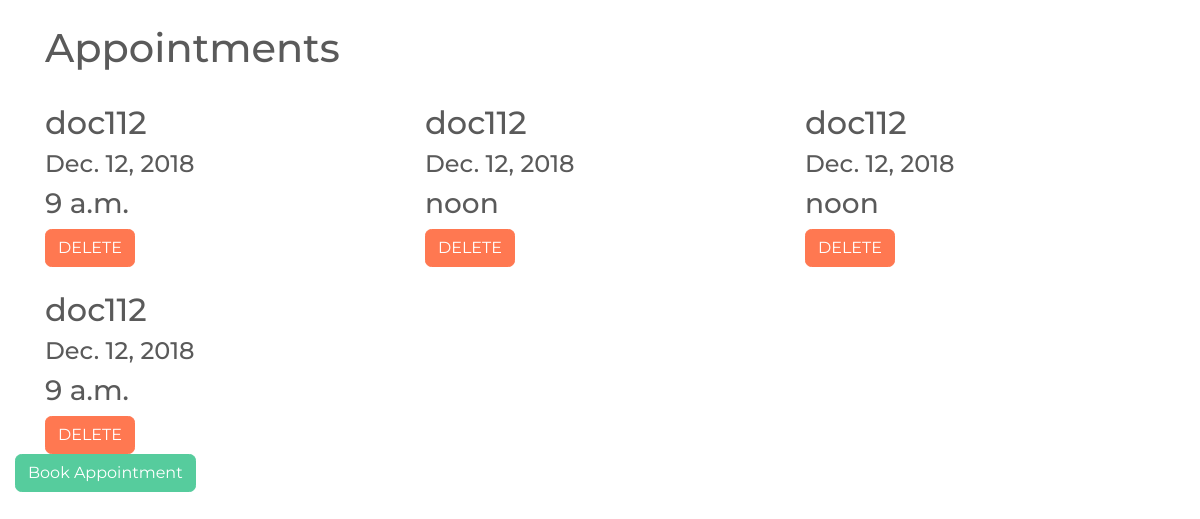
Screenshot of /first_app/yourappointments/ with the database file from the repository.
### first_app/models.py (models this page shows)
class Appointments(models.Model):
    doc_name=models.CharField(max_length=30,null=True)
    fees=models.IntegerField(null=True)
    rating=models.IntegerField(null=True)
    date=models.DateField(default=datetime.now())
    start_time=models.TimeField(default='12:00')

### first_app/views.py (the view)
def showappmnts(request):
    appointments = Appointments.objects.all()
    context = {
        'appointments': appointments
    }
    return render(request, "first_app/yourappointments.html", context=context)

### templates/first_app/yourappointments.html (shortened to what this page needs)
<!DOCTYPE html>
<html lang="en">
<head>
    {% load static %}
    <link rel="stylesheet" href="{% static 'first_app/css/bootstrap.css' %}">
</head>
<body>
<div class="container" >
 <br/>
 <div class="row">
     <div class="col-lg-4">
         <h1>Appointments</h1>
     </div>
 </div>
    <div class="row" >
        {% for appointment in appointments %}
        <div class="class1 col-lg-4">
            <br />
            <h2>{{ appointment.doc_name}}</h2>
            <h4>{{ appointment.date }}</h4>
            <h3>{{ appointment.start_time }}</h3>
        <button onclick="location.href='{% url 'delete' pk=appointment.id %}'"   class="btn btn-danger">DELETE</button>
        </div>
        {% endfor %}
    </div>
 </div>
<div class="col-lg-8">
     <button onclick="location.href='{% url 'book' %}'" type="button" class="btn btn-success">Book Appointment</button>
 </div>
</body>
</html>

### rows the page displays
Appointments: doc_name "doc112", date "Dec. 12, 2018", start_time "9 a.m."
Appointments: doc_name "doc112", date "Dec. 12, 2018", start_time "noon"
Appointments: doc_name "doc112", date "Dec. 12, 2018", start_time "noon"
Appointments: doc_name "doc112", date "Dec. 12, 2018", start_time "9 a.m."
